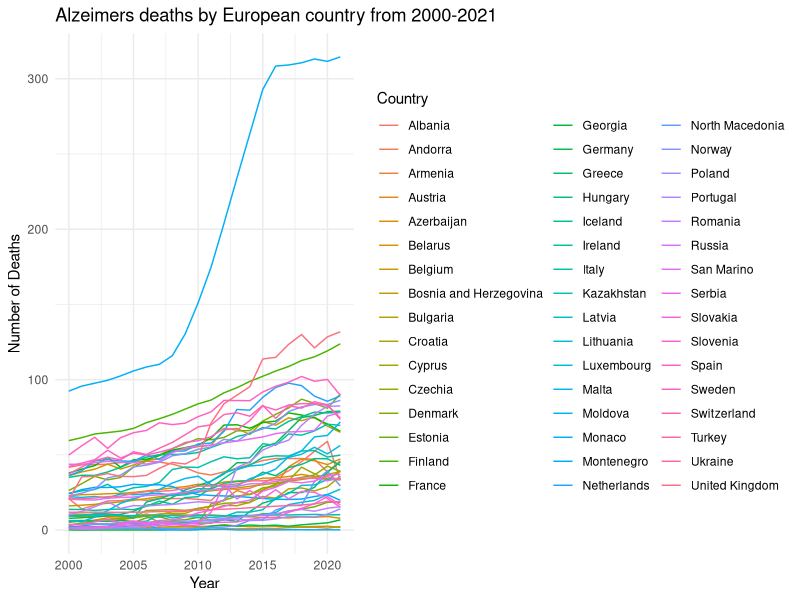
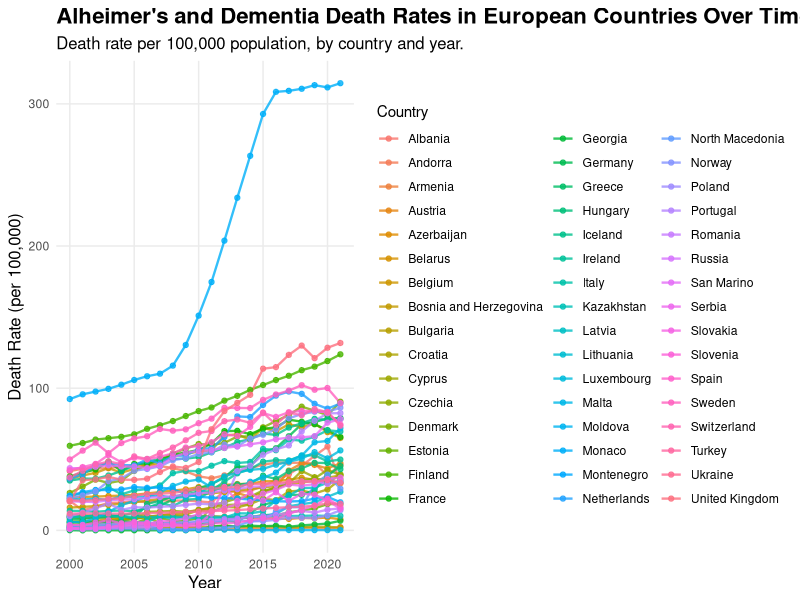

Source code (R) for these figures, in order:
## ---- chunk 1
#| include: FALSE
library(here)
library(tidyverse)
library(dplyr)
library(ggplot2)
## ---- chunk 2
#| results: 'hide'
#| message: FALSE
#Loading raw data into R
read_csv(here("death-rate-from-alzheimers-other-dementias-ghe.csv"))

#Reading dataset into a dataframe
df<-read.csv("death-rate-from-alzheimers-other-dementias-ghe.csv")

## ---- chunk 3
#| include: FALSE
head(df,10)

## ---- chunk 4
#1. Define a vector of European countries to give me something to reduce my raw data based upon 

european_countries<- c(
  "Albania", "Andorra", "Armenia", "Austria", "Azerbaijan", 
  "Belarus", "Belgium", "Bosnia and Herzegovina", "Bulgaria", 
  "Croatia", "Cyprus", "Czechia", "Denmark", "Estonia", "Finland",
  "France", "Georgia", "Germany", "Greece", "Hungary", "Iceland", 
  "Ireland", "Italy", "Kazakhstan", "Latvia", "Lithuania", "Luxembourg", "Malta", "Moldova", "Monaco", "Montenegro", "Netherlands", "North Macedonia", "Norway", "Poland", "Portugal", "Romania", "Russia", "San Marino", "Serbia", "Slovakia", "Slovenia", "Spain", "Sweden", "Switzerland", "Turkey", "Ukraine",
  "United Kingdom" 
)


#2. Filter the data frame 
#Use the command filter to keep all rows where the value in the "Entity" column is also present in the 'european_countries' vector that was created

europe_alzheimers_df<-df %>%
  filter(Entity %in% european_countries)


#3. Displaying first few rows of the new data frame 

print(head(europe_alzheimers_df))


#4. Counting the number of rows in the original date frame and the new data frame to check that the intended rows were removed 

print(paste("Original rows:", nrow(df)))
print(paste("European rows:", nrow(europe_alzheimers_df)))


#5. Saving the new data set with just European countries in it 
write.csv(europe_alzheimers_df, "european_alzeimers_deaths.csv", row.names = FALSE)


#6 Viewing the new clean data set 
view(europe_alzheimers_df)

#7 Renaming columns 
europe_alzheimers_deaths<- europe_alzheimers_df %>%
  rename(Country = Entity,
         DeathRate = Death.rate.from.alzheimer.disease.and.other.dementias.among.both.sexes)

#8 Viewing final clean data set 
view(europe_alzheimers_deaths)

## ---- chunk 5
#Creating simple line graph 
ggplot(europe_alzheimers_deaths, aes(x = Year, y = DeathRate, colour = Country, group = Country)) + 
  #Adding x and y axis and grouping data points by country
 
   geom_line() + #adding the line
 
   labs (title = "Alzeimers deaths by European country from 2000-2021",
  x = "Year",
  y = "Number of Deaths",
  colour = "Country") +
  #adding title and labels for axis and assigning a different colour for each country 
 
   theme_minimal()
## ---- chunk 6
alzheimer_plot<- ggplot(
  data = europe_alzheimers_deaths,
  aes(
    x = Year,
    y = DeathRate,
    group = Country,
    colour = Country 
  )
) +
  geom_line(
    linewidth = 0.8,
    alpha = 0.8 
  ) +
  geom_point(
    size = 1.5,
    alpha = 0.8
  ) +
  labs(
    title = "Alheimer's and Dementia Death Rates in European Countries Over Time",
    subtitle = "Death rate per 100,000 population, by country and year.",
    x = "Year",
    y = "Death Rate (per 100,000)",
    colour = "Country"
  ) +
  theme_minimal() +
  theme(
    plot.title = element_text(size = 16, face = "bold"),
    plot.subtitle = element_text(size = 12),
    axis.title = element_text(size = 12),
    legend.position = "right",
    panel.grid.minor = element_blank()
  ) 


print(alzheimer_plot)
